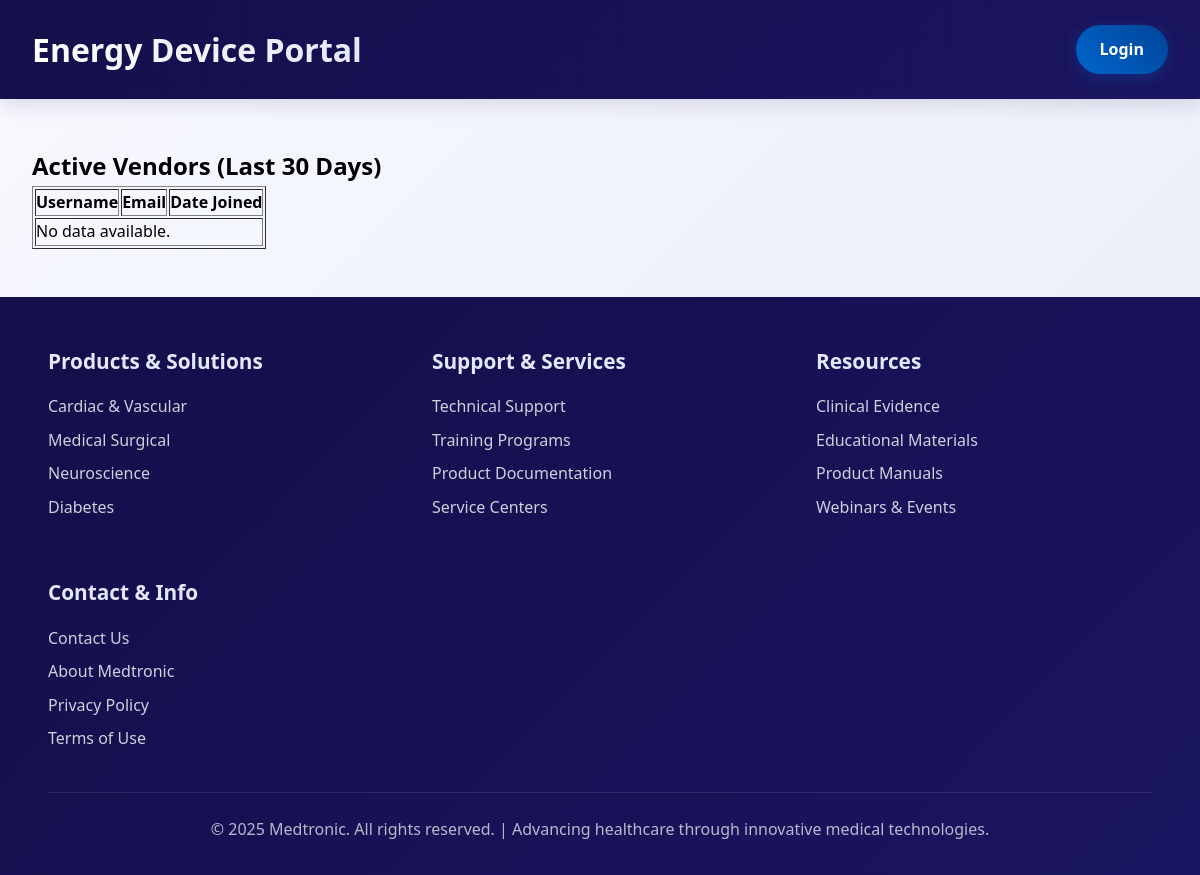
The app's page /analytics/active/, older data.
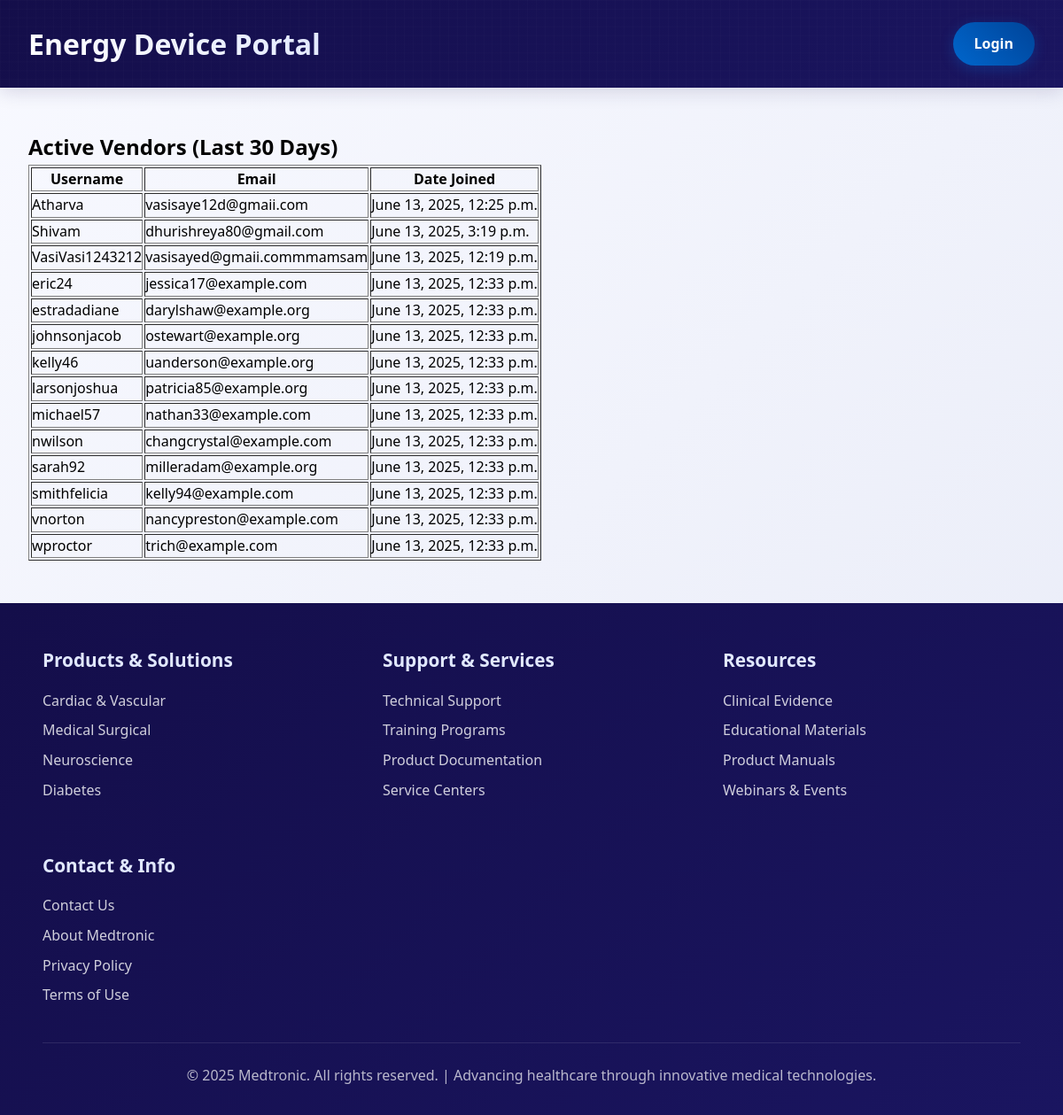
The same page, newer data.
### accounts/models.py (models this page shows, shortened)
class User(AbstractUser):
    ROLE_CHOICES = (
        ('admin', 'Admin'),
        ('user', 'User'),
    )
    role = models.CharField(max_length=10, choices=ROLE_CHOICES, default='user')
    class Meta:
        verbose_name = "User"
        verbose_name_plural = "Users"
        ordering = ['username']

### analytics/views.py (the view)
# urls.py: path('active/', views.active_vendors_view, name='active_vendors'),
def active_vendors_view(request):
    recent_date = now() - timedelta(days=30)
    vendor_ids = UserActivity.objects.filter(login_date__gte=recent_date, user__role='user').values_list('user', flat=True).distinct()
    vendors = User.objects.filter(id__in=vendor_ids)
    return render(request, 'analytics/list.html', {'title': 'Active Vendors (Last 30 Days)', 'vendors': vendors})

### analytics/templates/analytics/list.html
{% extends 'admin.html' %}
{% block content %}
<h2>{{ title }}</h2>
<table border="1" cellpadding="10">
    <thead>
        <tr>
            <th>Username</th>
            <th>Email</th>
            <th>Date Joined</th>
        </tr>
    </thead>
    <tbody>
        {% for vendor in vendors %}
        <tr>
            <td>{{ vendor.username }}</td>
            <td>{{ vendor.email }}</td>
            <td>{{ vendor.date_joined }}</td>
        </tr>
        {% empty %}
        <tr>
            <td colspan="3">No data available.</td>
        </tr>
        {% endfor %}
    </tbody>
</table>
{% endblock %}

### templates/admin.html (shortened to what this page needs)
<!DOCTYPE html>
<html lang="en">
<head>
</head>
<body>
    <header class="header">
        <div class="header-content">
            <h1 class="portal-name">Energy Device Portal</h1>
            {% if request.user.is_authenticated %}
            <div class="user-section" style="display: flex;" style="display: inline-block;">
                <div class="welcome-message">
                    Welcome, <span class="user-role">{{ request.user.role }}</span>
                    <strong >{{ request.user.username }}</strong>
                </div>
                <div class="header-buttons" style="display: inline-block;">
                    <a href="{% url 'register' %}" class="register-btn">Add Member</a>
                    <a href="{% url 'logout' %}" class="login-btn">Logout</a>
                </div>
            </div>
            {% else %}
            <div class="user-section">
                <div class="header-buttons">
                    <a href="{% url 'login' %}" class="login-btn">Login</a>
                </div>
            </div>
            {% endif %}
        </div>
    </header>
    <main class="main-content">
    {% block content %}{% endblock %}
      </main>
    <footer class="footer">
        <div class="footer-content">
            <div class="footer-section">
                <h3>Products & Solutions</h3>
                <ul>
                    <li><a href="#">Cardiac & Vascular</a></li>
                    <li><a href="#">Medical Surgical</a></li>
                    <li><a href="#">Neuroscience</a></li>
                    <li><a href="#">Diabetes</a></li>
                </ul>
            </div>
            <div class="footer-section">
                <h3>Support & Services</h3>
                <ul>
                    <li><a href="#">Technical Support</a></li>
                    <li><a href="#">Training Programs</a></li>
                    <li><a href="#">Product Documentation</a></li>
                    <li><a href="#">Service Centers</a></li>
                </ul>
            </div>
            <div class="footer-section">
                <h3>Resources</h3>
                <ul>
                    <li><a href="#">Clinical Evidence</a></li>
                    <li><a href="#">Educational Materials</a></li>
                    <li><a href="#">Product Manuals</a></li>
                    <li><a href="#">Webinars & Events</a></li>
                </ul>
            </div>
            <div class="footer-section">
                <h3>Contact & Info</h3>
                <ul>
                    <li><a href="#">Contact Us</a></li>
                    <li><a href="#">About Medtronic</a></li>
                    <li><a href="#">Privacy Policy</a></li>
                    <li><a href="#">Terms of Use</a></li>
                </ul>
            </div>
        </div>
        <div class="footer-bottom">
            <p>&copy; 2025 Medtronic. All rights reserved. | Advancing healthcare through innovative medical technologies.</p>
        </div>
    </footer>
</body>
</html>

Row changes from the older to the newer data that the page shows:
added User: username "Atharva", email "vasisaye12d@gmaii.com", date_joined "June 13, 2025, 12:25 p.m."
added User: username "Shivam", email "dhurishreya80@gmail.com", date_joined "June 13, 2025, 3:19 p.m."
added User: username "VasiVasi1243212", email "vasisayed@gmaii.commmamsam", date_joined "June 13, 2025, 12:19 p.m."
added User: username "eric24", email "jessica17@example.com", date_joined "June 13, 2025, 12:33 p.m."
added User: username "estradadiane", email "darylshaw@example.org", date_joined "June 13, 2025, 12:33 p.m."
added User: username "johnsonjacob", email "ostewart@example.org", date_joined "June 13, 2025, 12:33 p.m."
added User: username "kelly46", email "uanderson@example.org", date_joined "June 13, 2025, 12:33 p.m."
added User: username "larsonjoshua", email "patricia85@example.org", date_joined "June 13, 2025, 12:33 p.m."
added User: username "michael57", email "nathan33@example.com", date_joined "June 13, 2025, 12:33 p.m."
added User: username "nwilson", email "changcrystal@example.com", date_joined "June 13, 2025, 12:33 p.m."
added User: username "sarah92", email "milleradam@example.org", date_joined "June 13, 2025, 12:33 p.m."
added User: username "smithfelicia", email "kelly94@example.com", date_joined "June 13, 2025, 12:33 p.m."
added User: username "vnorton", email "nancypreston@example.com", date_joined "June 13, 2025, 12:33 p.m."
added User: username "wproctor", email "trich@example.com", date_joined "June 13, 2025, 12:33 p.m."
Text that changed along with them:
text no longer shown: "No data available."
